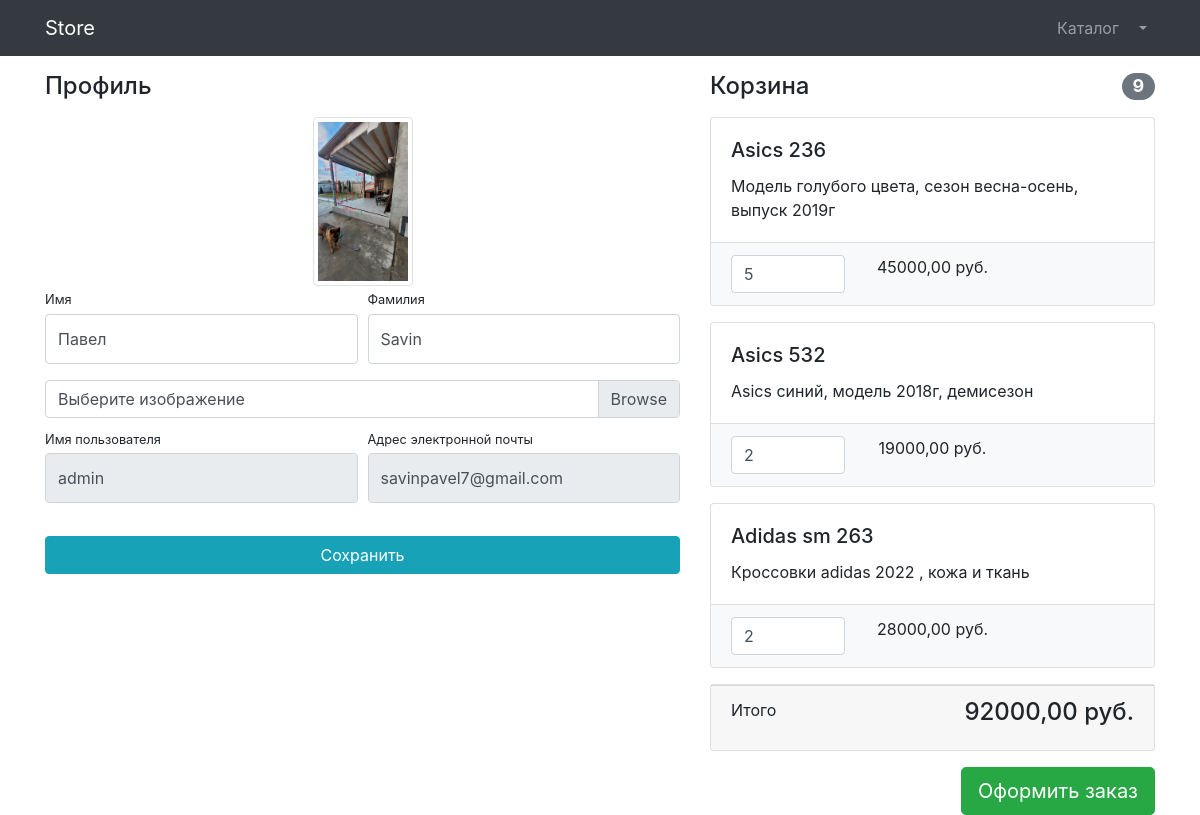
Page /users/profile/1/ (signed in) on the committed database.
### users/models.py (models this page shows)
class User(AbstractUser):
    image = models.ImageField(upload_to='users_images', null=True, blank=True)
    is_verified_email = models.BooleanField(default=False)

### products/models.py (models this page shows, shortened)
class Basket(models.Model):
    user = models.ForeignKey(to=User, on_delete=models.CASCADE)
    product = models.ForeignKey(to=Product, on_delete=models.CASCADE)
    quantity = models.PositiveSmallIntegerField(default=0)
    created_timestamp = models.DateTimeField(auto_now_add=True)
    objects = BasketQuerySet.as_manager()
    def sum(self):
        return self.product.price * self.quantity

class Product(models.Model):
    name = models.CharField(max_length=256)
    description = models.TextField()
    price = models.DecimalField(max_digits=8, decimal_places=2)
    quantity = models.PositiveIntegerField(default=0)
    image = models.ImageField(
        upload_to='products_images',
        null=True,
        blank=True)
    stripe_product_price_id = models.CharField(
        max_length=128, null=True, blank=True)
    category = models.ForeignKey(to=ProductCategory, on_delete=models.CASCADE)
    class Meta:
        verbose_name = 'продукт'
        verbose_name_plural = 'продукты'

### users/views.py (the view, shortened to what this page needs)
class UserProfileView(TitleMixin, UpdateView):
    model = User
    form_class = UserProfileForm
    template_name = 'users/profile.html'
    success_url = reverse_lazy('users:profile')
    title = 'Личный кабинет'

### users/forms.py
class UserProfileForm(UserChangeForm):
    first_name = forms.CharField(
        widget=forms.TextInput(
            attrs={
                'class': 'form-control py-4'}))
    last_name = forms.CharField(
        widget=forms.TextInput(
            attrs={
                'class': 'form-control py-4'}))
    image = forms.ImageField(
        widget=forms.FileInput(
            attrs={
                'class': 'custom-file-input'}), required=False)
    username = forms.CharField(
        widget=forms.TextInput(
            attrs={
                'class': 'form-control py-4',
                'readonly': True}))
    email = forms.CharField(
        widget=forms.TextInput(
            attrs={
                'class': 'form-control py-4',
                'readonly': True}))
    class Meta:
        model = User
        fields = ('first_name', 'last_name', 'image', 'username', 'email')

### common/views.py (called while the page is built)
    def get_context_data(self, **kwargs):
        context = super(TitleMixin, self).get_context_data(**kwargs)
        context['title'] = self.title
        return  context

### products/context_processors.py (called while the page is built)
def baskets(request):
    user = request.user
    return {'baskets': Basket.objects.filter(user=user) if user.is_authenticated else []}

### products/models.py (called while the page is built)
    def total_sum(self):
        return sum(basket.sum() for basket in self)

    def total_quantity(self):
        return sum(basket.quantity for basket in self)

### users/templates/users/profile.html (shortened to what this page needs)
{% extends 'products/base.html' %}
{% load static %}
{% block css %}
    <link href = "{% static 'vendor/css/profile.css' %}" rel = "stylesheet" >
{% endblock %}
{% block content %}
   <div class = "container" >
    <div class = "row" >
       <div class = "col-lg-7" >
            <h4 class = "mt-3 mb-3" > Профиль </h4 >
            <div class = "col-lg-12 text-center" >
                <img width = "100" height = "100"
                 src = "{% if user.image %} {{ user.image.url }} {% else %}{% static 'vendor/img/users/default_avatar.jpg' %}{% endif %}"
                   class = "img-thumbnail" >
            </div >
            <form action = "{% url 'users:profile' user.id %}" method = "post" enctype="multipart/form-data">
                <div class = "form-row" >
                   <div class = "col-lg-6" >
                       <div class = "form-group" >
                            <label class = "small mb-1" for = "{{ form.first_name.id_for_label }}" > Имя </label >
                            {{form.first_name}}
                        </div >
                    </div >
                    <div class = "col-lg-6" >
                       <div class = "form-group" >
                            <label class = "small mb-1" for = "{{ form.first_name.id_for_label }}">Фамилия</label>
                            {{ form.last_name }}
                        </div >
                    </div >
                </div >
                <div class = "form-row mb-2" >
                   <div class = "col-lg-12" >
                       <div class = "custom-file" >
                            <label class = "custom-file-label" for = "{{ form.image.id_for_label }}">Выберите изображение</label>
                        </div >
                    </div >
                </div >
                <div class = "form-row" >
                   <div class = "col-lg-6" >
                        <label class = "small mb-1" for = "{{ form.username.id_for_label }}">Имя пользователя</label>
                        {{form.username}}
                    </div >
                    <div class = "col-lg-6" >
                        <label class = "small mb-1" for = "{{ form.email.id_for_label}}">Адрес электронной
                           почты </label >
                        {{form.email}}
                    </div >
                </div >
                <div class = "form-row" >
                    <div class = "col-lg-12" style = "margin-top: 33px;">
                        <input class = "btn btn-info btn-block" type = "submit" value="Сохранить">
                    </div >
                </div >
            </form >
        </div >
        <div class = "col-lg-5" >
            {% include 'products/baskets.html' %}
        </div >
    </div >
</div >
{% endblock %}

### products/templates/products/baskets.html (shortened to what this page needs)
 {% if baskets %}
           <h4 class = "mt-3 mb-3 d-flex justify-content-between align-items-center mb-3" >
                Корзина <span class = "badge badge-secondary badge-pill" > {{baskets.total_quantity}} </span >
            </h4 >
                  {% for basket in baskets %}
                    <div class="card mb-3">
                        <div class="card-body">
                            <h5 class="card-title">{{ basket.product.name }}</h5>
                            <p class="card-text">{{ basket.product.description }}</p>
                        </div>
                        <ul class="list-group list-group-flush">
                            <li class="list-group-item bg-light">
                                <div class="row text-center">
                                    <div class="col-lg-4">
                                        <input name="basketID" type="number" class="form-control"
                                               value="{{ basket.quantity }}" min="0">
                                    </div>
                                    <div class="col-lg-4">{{ basket.sum }} руб.</div>
                                    <div class="col-lg-4">
                                    </div>
                                </div>
                            </li>
                        </ul>
                    </div>
                {% endfor %}
            <div class = "card mb-3" >
               <div class = "card-footer" >
                    <p class = "float-left" > Итого</p>
                    <h4 class = "float-right" > {{  baskets.total_sum }} руб.</h4>
                </div >
            </div >
            <a class = "btn btn-success btn-lg float-right" href = "../orders/order-create.html">
            Оформить заказ
            </a >
 {% else %}
           <h4 class = "mt-3 mb-3 d-flex justify-content-between align-items-center mb-3" >
                Корзина пуста
            </h4 >
 {% endif %}

### rows in the picture
User: image (picture), first_name "Павел", last_name "Savin", username "admin", email "savinpavel7@gmail.com"
Basket: total_quantity "9", product.name "Asics 236", product.description "Модель голубого цвета, сезон весна-осень, выпуск 2019г", basketID "5", sum "45000,00", total_sum "92000,00"
Basket: product.name "Asics 532", product.description "Asics синий, модель 2018г, демисезон", basketID "2", sum "19000,00"
Basket: product.name "Adidas sm 263", product.description "Кроссовки adidas 2022 , кожа и ткань", basketID "2", sum "28000,00"
